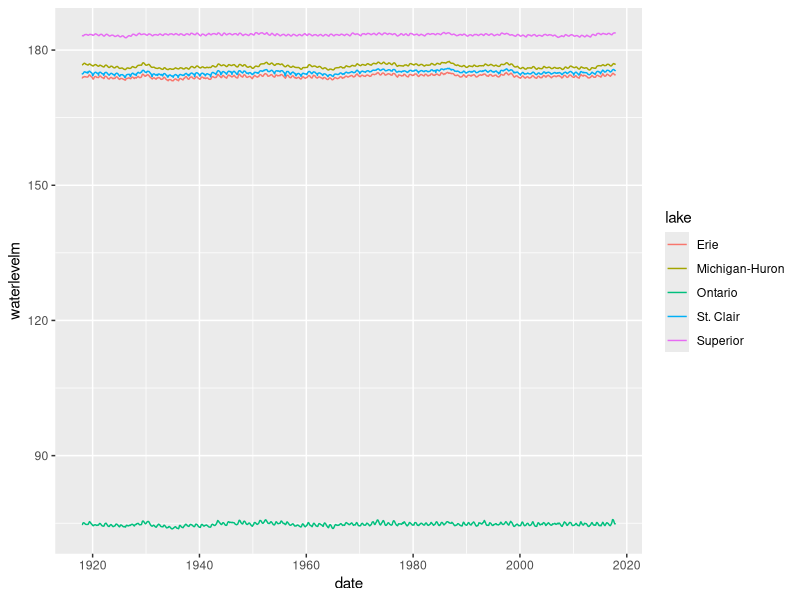
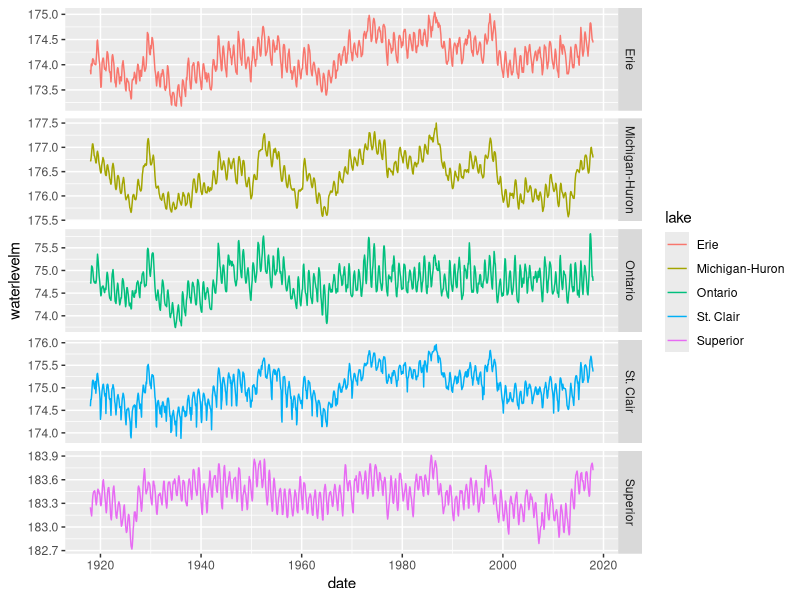
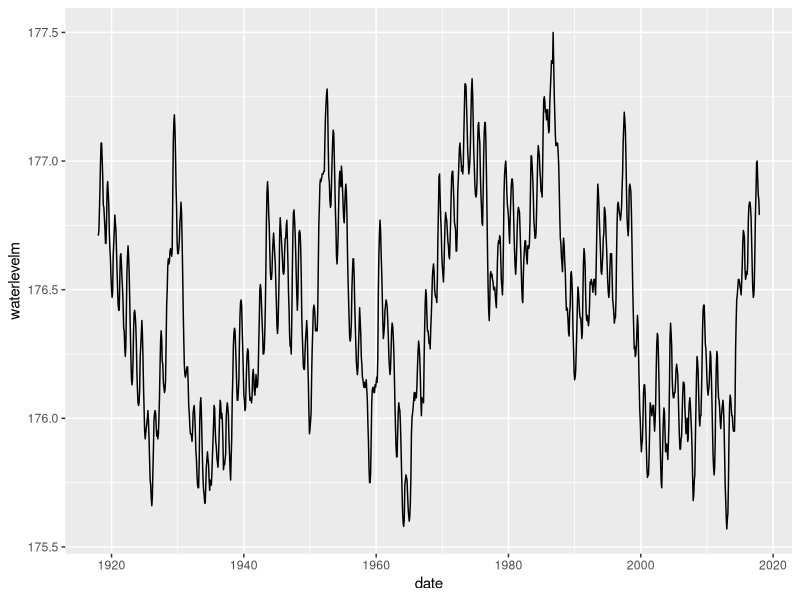
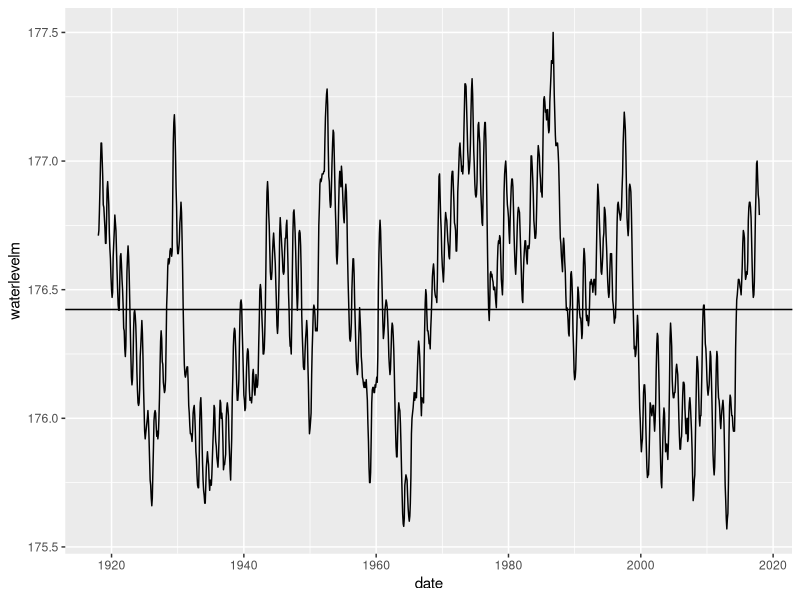

Source code (R) for these figures, in order: (Note: this script raises an error after producing the figures.)
## ---- chunk 1
library(readr)
library(lubridate)
library(stringr)
library(tidyr)
library(dplyr)
library(ggplot2)

## ---- chunk 2
# Top 12 lines are meta-data
GLHYD_data_metric <- read_csv("GLHYD_data_metric.csv", skip = 12)
## ---- chunk 3
GLHYD_data_metric$date <- as.POSIXct(str_c(GLHYD_data_metric$month, " 1, ",
                                                GLHYD_data_metric$year),
                                          format="%b %d, %Y")
## ---- chunk 4
glhyd <- GLHYD_data_metric %>%
  gather(3:7, key = "lake", value = "waterlevelm") %>%
  select(3:5)

glhyd
## ---- chunk 5
ggplot(glhyd) + geom_line(aes(x=date, y = waterlevelm, colour = lake))
## ---- chunk 6
ts_all <- ggplot(glhyd) + geom_line(aes(x=date, y = waterlevelm, colour = lake)) + 
  facet_grid(lake~., scales = "free")

ts_all
## ---- chunk 7
glhyd_stats <- glhyd %>%
  group_by(lake) %>%
  summarize(
    mean_level = mean(waterlevelm),
    sd_level = sd(waterlevelm),
    min_level = min(waterlevelm),
    max_level = max(waterlevelm),
    p05_level = quantile(waterlevelm, 0.05),
    p95_level = quantile(waterlevelm, 0.95)
  )

glhyd_stats
## ---- chunk 8
glhyd_huron <- glhyd %>%
  filter(lake == 'Michigan-Huron')

glhyd_stats_huron <- glhyd_stats %>%
  filter(lake == 'Michigan-Huron')
## ---- chunk 9
ggplot(glhyd_huron, aes(x = date, y = waterlevelm)) +
  geom_line()
## ---- chunk 10
ggplot(glhyd_huron, aes(x = date, y = waterlevelm)) +
  geom_line() + geom_hline(yintercept = glhyd_stats_huron$mean_level)
## ---- chunk 11
glhyd_stats2 <- glhyd %>%
  filter(lake == 'Michigan-Huron') %>%
  group_by(lake) %>%
  summarize(
    waterlevelm = mean(waterlevelm),
    sd_level = sd(waterlevelm),
    min_level = min(waterlevelm),
    max_level = max(waterlevelm),
    p05_level = quantile(waterlevelm, 0.05),
    p95_level = quantile(waterlevelm, 0.95)
  )

glhyd_stats2
## ---- chunk 12
ggplot(glhyd_huron, aes(x = date, y = waterlevelm)) +
  geom_line() + geom_line(data = glhyd_stats2, aes(y = waterlevelm))
## ---- chunk 13
glhyd_ts_stats <- merge(x = glhyd, y = glhyd_stats) %>%
  arrange(lake, date)
## ---- chunk 14
ggplot(glhyd_ts_stats, aes(x = date, y = waterlevelm, colour = lake)) +
  facet_grid(lake ~ ., scales = "free") +
  geom_line() + 
  geom_line(aes(y = mean_level)) + 
  geom_ma
  geom_line(linetype = "dashed", aes(y = p05_level)) + 
  geom_line(linetype = "dashed", aes(y = p95_level))
## ---- chunk 15
glhyd %>%
  filter(lake == 'Michigan-Huron') %>%
  ggplot() + geom_line(aes(x=date, y = waterlevelm)) +
  labs(x = 'Year', y = 'Water level (m)') +
  geom_hline(yintercept = mean(y))
